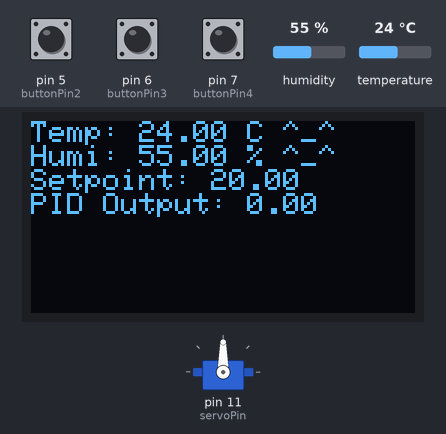
The sketch below on a simulated Arduino Uno, built with avr-gcc and run on an emulated ATmega328P. On the bench: 128×64 one-colour display, servo. The inputs (shaded band) are chosen by the test bench; at power-on: temperature 24 °C, humidity 55 %, pin 5 (buttonPin2) HIGH, pin 6 (buttonPin3) HIGH, pin 7 (buttonPin4) HIGH. The display library's start-up logo is not drawn; what the sketch prints to the serial monitor is not drawn.

Above: at 3.7 s.
3.8 s: temperature set to 21 °C
At 5.9 s:
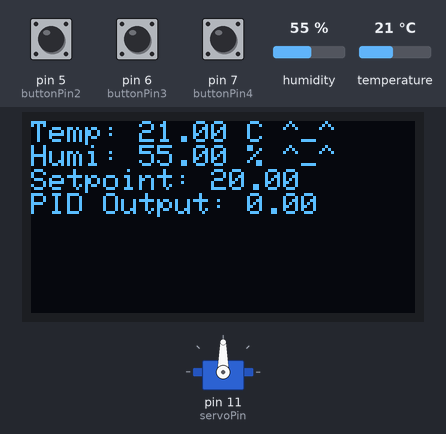
6.2 s: temperature set to 18 °C
At 11.6 s:
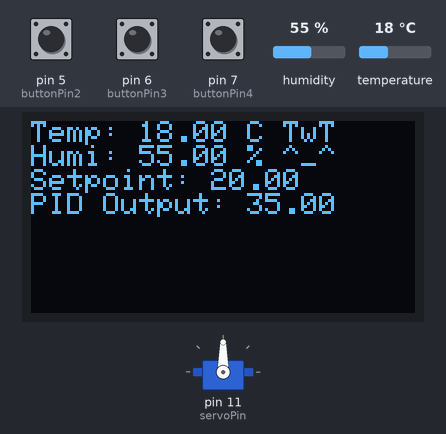
12.2 s: humidity set to 41 %
At 13.98 s:
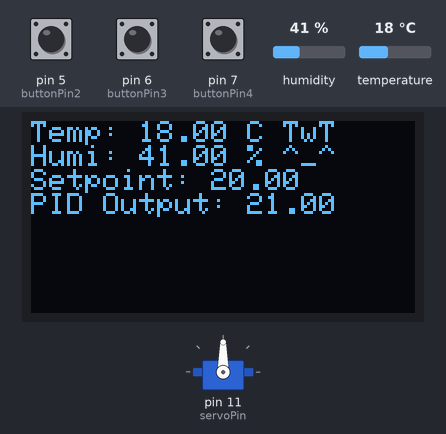
15.4 s: humidity set to 38 %
At 16.03 s:
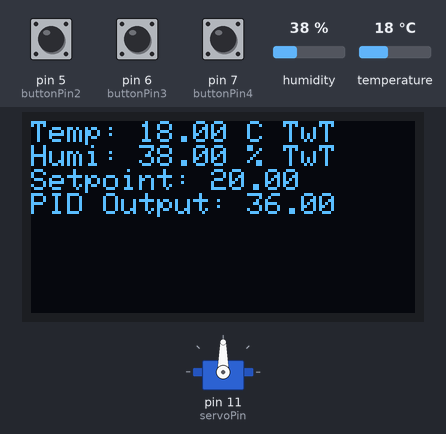
17.8 s: pin 5 (buttonPin2) pulled LOW for 0.15 s
At 19.6 s:
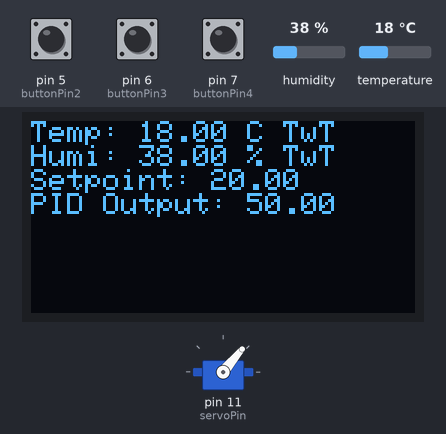
20.3 s: pin 6 (buttonPin3) pulled LOW for 3.2 s
At 25.2 s:
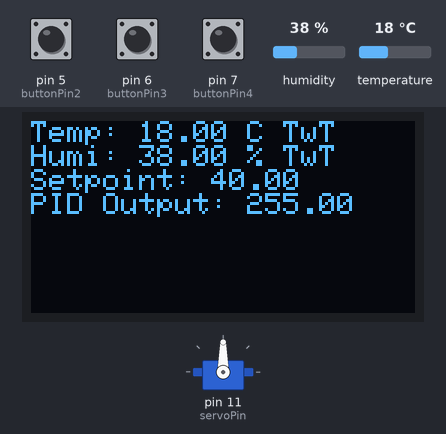
Timing chart, 0 to 26.0 s (numbered marks = the images above; inputs shaded):
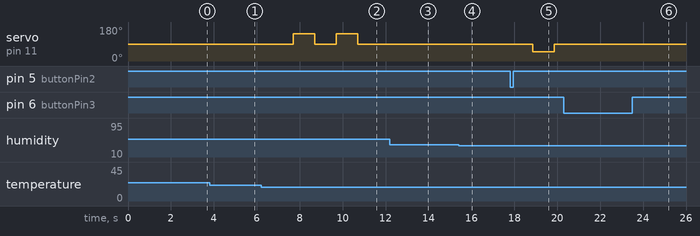

The sketch:

UK-Student-Accommodation-Heater-Keeper.ino
```cpp
#include <Adafruit_SSD1306.h>
#include <Adafruit_GFX.h>
#include <DHT.h>
#include <Servo.h>
#include <PID_v1.h>
Servo myservo;// Define the servo
int servoPin = 11;

unsigned long startTime = 0; // store the start time of clocker
const unsigned long heaterLastTime = 900000; // 15 min
bool heaterState = false; // Indicate if heater is on

#define DHTPIN 2     // DHT11 pin
#define DHTTYPE DHT11
DHT dht(DHTPIN, DHTTYPE);

#define OLED_RESET 4
Adafruit_SSD1306 display(OLED_RESET);

//Define Buttons
const int buttonPin1 = 4;
const int buttonPin2 = 5;
const int buttonPin3 = 6;
const int buttonPin4 = 7;


// PID values
double Setpoint, Input, Output;
double Kp=2, Ki=5, Kd=1;
PID myPID(&Input, &Output, &Setpoint, Kp, Ki, Kd, DIRECT);

void setup() {
  Serial.begin(9600); //initialize Serial
  Serial.println("Serial Setup!");
  dht.begin();

  display.begin(SSD1306_SWITCHCAPVCC, 0x3C);  // initialize OLED
  display.display();
  delay(2000);
  display.clearDisplay();

  myservo.attach(servoPin, 500, 2400); // initialize Servo
  myservo.write(90);
  delay(500);
  myservo.detach();

  Setpoint = 20; // set default desired temperature (when detected temp below this, will turn on heater)

  pinMode(buttonPin1, INPUT_PULLUP);
  pinMode(buttonPin2, INPUT_PULLUP);
  pinMode(buttonPin3, INPUT_PULLUP);
  pinMode(buttonPin4, INPUT_PULLUP);


  myPID.SetMode(AUTOMATIC);  // initialize PID
}

void increaseHeater() {
  myservo.attach(servoPin, 500, 2400);
  myservo.write(90); // Find the angle make the servo horizontal
  delay(1000);
  myservo.write(130); // Find the angle that can press increase button
  delay(1000);
  myservo.write(90);
  delay(1000);
  myservo.detach();
}

void decreaseHeater() {
  myservo.attach(servoPin, 500, 2400);
  myservo.write(90);
  delay(1000);
  myservo.write(50);
  delay(1000);
  myservo.write(90);
  delay(1000);
  myservo.detach();
}

void TurnOnHeater() {
    myservo.attach(servoPin, 500, 2400);
    myservo.write(90);
    delay(1000);
    myservo.write(145);
    delay(1000);
    myservo.write(90);
    delay(1000);
    myservo.write(145);
    delay(1000);
    myservo.write(90);
    delay(1000);
    myservo.detach();
}

void loop() {
  float h = dht.readHumidity();
  float t = dht.readTemperature();
  Input = dht.readTemperature();
  myPID.Compute(); // Calculate PID Output

  display.setTextSize(1);
  display.setTextColor(WHITE);
  display.setCursor(0,0);

  display.print("Temp: ");
  display.print(t);
  display.print(" C");
  if(20 <= t && t <= 24)
   display.println(" ^_^");
   else
   display.println(" TwT");

  display.print("Humi: ");
  display.print(h);
  display.print(" %");
  if(40 <= h && h <= 60)
   display.println(" ^_^");
   else
   display.println(" TwT");

  display.print("Setpoint: ");
  display.println(Setpoint);
  display.print("PID Output: ");
  display.println(Output);
  display.display();

  if(!heaterState && t < Setpoint) {
    TurnOnHeater();
    heaterState = true;
    startTime = millis(); // Record the timer start time
    Serial.println("Timer Start!");
    }
  // delay(2000);

  if (digitalRead(buttonPin1) == LOW) {
    // Button 1 pressed
    Serial.println("Button 1 pressed");
    increaseHeater();
  }
  if (digitalRead(buttonPin2) == LOW) {
    // Button 1 pressed
    Serial.println("Button 2 pressed");
    decreaseHeater();
  }
  if (digitalRead(buttonPin3) == LOW) {
    // Button 1 pressed
    Serial.println("Button 3 pressed");
    Setpoint = Setpoint + 1;
  }
  if (digitalRead(buttonPin4) == LOW) {
    // Button 1 pressed
    Serial.println("Button 4 pressed");
    Setpoint = Setpoint - 1;
  }

  delay(100);
  // Check if 15 min passes
  if (heaterState && millis() - startTime >= heaterLastTime) {
    Serial.println("15 min has gone!");
    heaterState = false;
  }

  display.clearDisplay();
}
```

Measured:
- the behaviour switches between 20 and 19 °C on temperature (found by bisection; images 1 and 2)
- the behaviour switches between 40 and 39 % on humidity (found by bisection; images 3 and 4)
- after the input at 3.8 s, the display: first changes after 0.86 s (image 1 shows a later state)
- after the input at 6.2 s, servo on pin 11 (servoPin): alternates 145° for 1.0 s and 90° for 1.0 s, starting after 1.5 s; the display: changes after 0.51 s (image 2)
- after the input at 15.4 s, the display: first differs from a run without the input after 0.57 s (image 4)
- after the input at 17.8 s, servo on pin 11 (servoPin): 90° → 50° after 1.1 s, → 90° 1.0 s later
- what the display in image 2 shows lasts 5.2 s, from 6.7 s to 11.9 s
